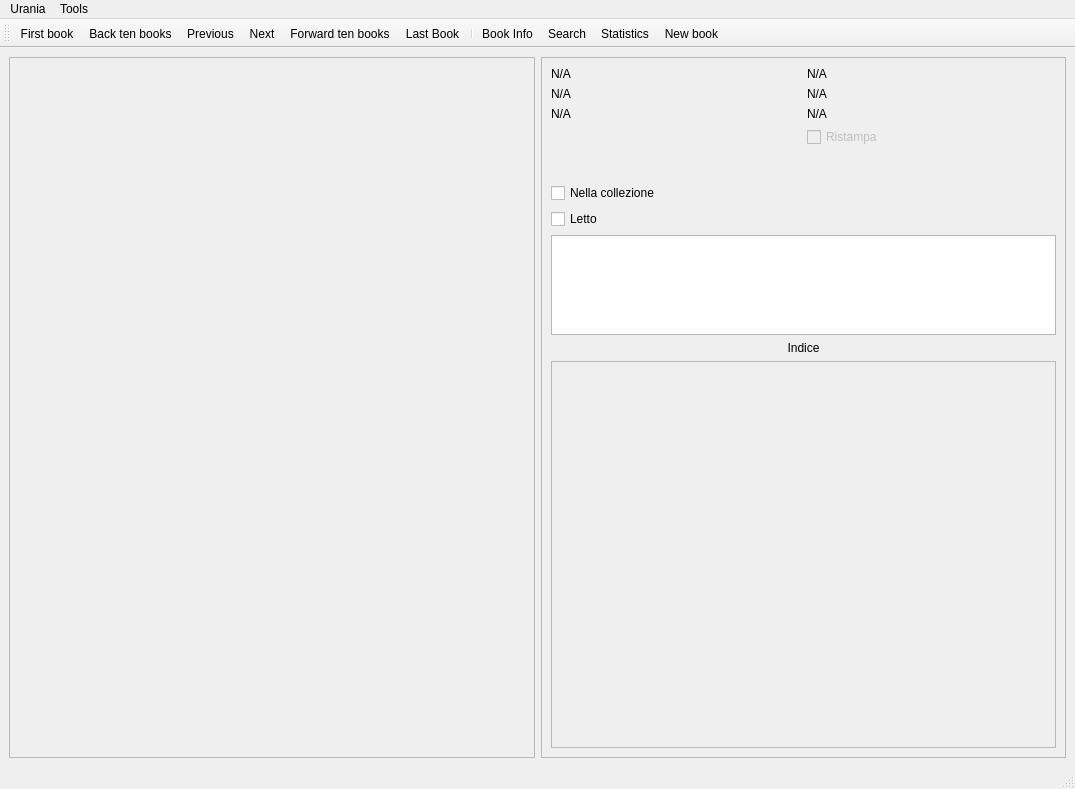
<?xml version="1.0" encoding="UTF-8"?>
<ui version="4.0">
 <class>MainWindow</class>
 <widget class="QMainWindow" name="MainWindow">
  <property name="geometry">
   <rect>
    <x>0</x>
    <y>0</y>
    <width>1075</width>
    <height>789</height>
   </rect>
  </property>
  <property name="windowTitle">
   <string>Urania</string>
  </property>
  <widget class="QWidget" name="centralwidget">
   <layout class="QGridLayout" name="gridLayout">
    <item row="0" column="0">
     <widget class="QFrame" name="frame_2">
      <property name="frameShape">
       <enum>QFrame::StyledPanel</enum>
      </property>
      <property name="frameShadow">
       <enum>QFrame::Raised</enum>
      </property>
      <layout class="QHBoxLayout" name="horizontalLayout">
       <item>
        <widget class="QLabel" name="cover_img">
         <property name="minimumSize">
          <size>
           <width>458</width>
           <height>669</height>
          </size>
         </property>
         <property name="maximumSize">
          <size>
           <width>458</width>
           <height>669</height>
          </size>
         </property>
         <property name="text">
          <string/>
         </property>
         <property name="scaledContents">
          <bool>true</bool>
         </property>
        </widget>
       </item>
      </layout>
     </widget>
    </item>
    <item row="0" column="1">
     <widget class="QFrame" name="frame">
      <property name="frameShape">
       <enum>QFrame::StyledPanel</enum>
      </property>
      <property name="frameShadow">
       <enum>QFrame::Raised</enum>
      </property>
      <layout class="QGridLayout" name="gridLayout_2">
       <item row="0" column="0">
        <widget class="CopyableLabel" name="number">
         <property name="text">
          <string>N/A</string>
         </property>
         <property name="wordWrap">
          <bool>true</bool>
         </property>
        </widget>
       </item>
       <item row="2" column="1">
        <widget class="CopyableLabel" name="author">
         <property name="text">
          <string>N/A</string>
         </property>
         <property name="wordWrap">
          <bool>true</bool>
         </property>
        </widget>
       </item>
       <item row="5" column="0">
        <widget class="QCheckBox" name="owned">
         <property name="text">
          <string>Nella collezione</string>
         </property>
        </widget>
       </item>
       <item row="8" column="0" colspan="2">
        <widget class="QLabel" name="label">
         <property name="text">
          <string>Indice</string>
         </property>
         <property name="alignment">
          <set>Qt::AlignCenter</set>
         </property>
        </widget>
       </item>
       <item row="9" column="0" colspan="2">
        <widget class="QScrollArea" name="scrollArea">
         <property name="widgetResizable">
          <bool>true</bool>
         </property>
         <widget class="QWidget" name="scrollAreaWidgetContents_2">
          <property name="geometry">
           <rect>
            <x>0</x>
            <y>0</y>
            <width>503</width>
            <height>347</height>
           </rect>
          </property>
          <layout class="QVBoxLayout" name="verticalLayout">
           <item>
            <layout class="QGridLayout" name="indexLayout" rowstretch="0" columnstretch="0" rowminimumheight="0" columnminimumwidth="0">
             <property name="leftMargin">
              <number>5</number>
             </property>
             <property name="topMargin">
              <number>5</number>
             </property>
             <property name="rightMargin">
              <number>5</number>
             </property>
             <property name="bottomMargin">
              <number>5</number>
             </property>
             <property name="spacing">
              <number>5</number>
             </property>
            </layout>
           </item>
           <item>
            <spacer name="verticalSpacer">
             <property name="orientation">
              <enum>Qt::Vertical</enum>
             </property>
             <property name="sizeHint" stdset="0">
              <size>
               <width>20</width>
               <height>40</height>
              </size>
             </property>
            </spacer>
           </item>
          </layout>
         </widget>
        </widget>
       </item>
       <item row="6" column="0">
        <widget class="QCheckBox" name="read">
         <property name="text">
          <string>Letto</string>
         </property>
        </widget>
       </item>
       <item row="4" column="0" colspan="2">
        <layout class="QGridLayout" name="gridLayout_4" rowstretch="0" columnstretch="0,0" rowminimumheight="0" columnminimumwidth="0,0">
         <property name="leftMargin">
          <number>5</number>
         </property>
         <property name="topMargin">
          <number>5</number>
         </property>
         <property name="rightMargin">
          <number>5</number>
         </property>
         <property name="bottomMargin">
          <number>5</number>
         </property>
         <property name="spacing">
          <number>5</number>
         </property>
         <item row="0" column="0">
          <widget class="QLabel" name="synopsis_image">
           <property name="text">
            <string/>
           </property>
          </widget>
         </item>
         <item row="0" column="1">
          <widget class="QLabel" name="synopsis">
           <property name="minimumSize">
            <size>
             <width>0</width>
             <height>0</height>
            </size>
           </property>
           <property name="text">
            <string/>
           </property>
           <property name="alignment">
            <set>Qt::AlignJustify|Qt::AlignTop</set>
           </property>
           <property name="wordWrap">
            <bool>true</bool>
           </property>
           <property name="margin">
            <number>5</number>
           </property>
          </widget>
         </item>
        </layout>
       </item>
       <item row="7" column="0" colspan="2">
        <widget class="QTextEdit" name="comment">
         <property name="minimumSize">
          <size>
           <width>0</width>
           <height>100</height>
          </size>
         </property>
         <property name="maximumSize">
          <size>
           <width>16777215</width>
           <height>100</height>
          </size>
         </property>
        </widget>
       </item>
       <item row="0" column="1">
        <widget class="CopyableLabel" name="title_ita">
         <property name="text">
          <string>N/A</string>
         </property>
         <property name="wordWrap">
          <bool>true</bool>
         </property>
        </widget>
       </item>
       <item row="3" column="1">
        <widget class="QCheckBox" name="reprint">
         <property name="enabled">
          <bool>false</bool>
         </property>
         <property name="text">
          <string>Ristampa</string>
         </property>
        </widget>
       </item>
       <item row="1" column="0">
        <widget class="CopyableLabel" name="date_pub">
         <property name="text">
          <string>N/A</string>
         </property>
         <property name="wordWrap">
          <bool>true</bool>
         </property>
        </widget>
       </item>
       <item row="2" column="0">
        <widget class="CopyableLabel" name="cover_author">
         <property name="text">
          <string>N/A</string>
         </property>
         <property name="wordWrap">
          <bool>true</bool>
         </property>
        </widget>
       </item>
       <item row="1" column="1">
        <widget class="CopyableLabel" name="title_orig">
         <property name="text">
          <string>N/A</string>
         </property>
        </widget>
       </item>
      </layout>
     </widget>
    </item>
   </layout>
  </widget>
  <widget class="QMenuBar" name="menubar">
   <property name="geometry">
    <rect>
     <x>0</x>
     <y>0</y>
     <width>1075</width>
     <height>21</height>
    </rect>
   </property>
   <widget class="QMenu" name="menuUrania">
    <property name="title">
     <string>Urania</string>
    </property>
    <addaction name="actionPrevious"/>
    <addaction name="actionNext"/>
   </widget>
   <widget class="QMenu" name="menuTools">
    <property name="title">
     <string>Tools</string>
    </property>
    <widget class="QMenu" name="menuImport">
     <property name="title">
      <string>Import</string>
     </property>
     <addaction name="actionImportFromFile"/>
     <addaction name="actionImport_from_web"/>
    </widget>
    <addaction name="menuImport"/>
   </widget>
   <addaction name="menuUrania"/>
   <addaction name="menuTools"/>
  </widget>
  <widget class="QStatusBar" name="statusbar"/>
  <widget class="QToolBar" name="toolBar">
   <property name="windowTitle">
    <string>toolBar</string>
   </property>
   <attribute name="toolBarArea">
    <enum>TopToolBarArea</enum>
   </attribute>
   <attribute name="toolBarBreak">
    <bool>false</bool>
   </attribute>
   <addaction name="actionFirstBook"/>
   <addaction name="actionBackTenBooks"/>
   <addaction name="actionPrevious"/>
   <addaction name="actionNext"/>
   <addaction name="actionForwardTenBooks"/>
   <addaction name="actionLastBook"/>
   <addaction name="separator"/>
   <addaction name="actionBookInfo"/>
   <addaction name="actionSearch"/>
   <addaction name="actionStatistics"/>
   <addaction name="actionNewBook"/>
  </widget>
  <action name="actionPrevious">
   <property name="icon">
    <iconset resource="../res/qdarkstyle/qdarkstyle.qrc">
     <normaloff>:/qss_icons/rc/arrow_left_focus.png</normaloff>:/qss_icons/rc/arrow_left_focus.png</iconset>
   </property>
   <property name="text">
    <string>Previous</string>
   </property>
   <property name="toolTip">
    <string>Previous ( ALT + Left )</string>
   </property>
  </action>
  <action name="actionNext">
   <property name="icon">
    <iconset resource="../res/qdarkstyle/qdarkstyle.qrc">
     <normaloff>:/qss_icons/rc/arrow_right_focus.png</normaloff>:/qss_icons/rc/arrow_right_focus.png</iconset>
   </property>
   <property name="text">
    <string>Next</string>
   </property>
   <property name="toolTip">
    <string>Next  ( ALT + Right )</string>
   </property>
  </action>
  <action name="actionImportFromFile">
   <property name="icon">
    <iconset resource="../res/img/img.qrc">
     <normaloff>:/images/file-import-outline.svg</normaloff>:/images/file-import-outline.svg</iconset>
   </property>
   <property name="text">
    <string>From file...</string>
   </property>
  </action>
  <action name="actionImport_from_web">
   <property name="icon">
    <iconset resource="../res/img/img.qrc">
     <normaloff>:/images/import.svg</normaloff>:/images/import.svg</iconset>
   </property>
   <property name="text">
    <string>From web...</string>
   </property>
  </action>
  <action name="actionBackTenBooks">
   <property name="icon">
    <iconset resource="../res/qdarkstyle/qdarkstyle.qrc">
     <normaloff>:/qss_icons/rc/arrow_rewind.png</normaloff>:/qss_icons/rc/arrow_rewind.png</iconset>
   </property>
   <property name="text">
    <string>Back ten books</string>
   </property>
  </action>
  <action name="actionForwardTenBooks">
   <property name="icon">
    <iconset resource="../res/qdarkstyle/qdarkstyle.qrc">
     <normaloff>:/qss_icons/rc/arrow_ff.png</normaloff>:/qss_icons/rc/arrow_ff.png</iconset>
   </property>
   <property name="text">
    <string>Forward ten books</string>
   </property>
  </action>
  <action name="actionFirstBook">
   <property name="icon">
    <iconset resource="../res/qdarkstyle/qdarkstyle.qrc">
     <normaloff>:/qss_icons/rc/arrow_first.png</normaloff>:/qss_icons/rc/arrow_first.png</iconset>
   </property>
   <property name="text">
    <string>First book</string>
   </property>
  </action>
  <action name="actionLastBook">
   <property name="icon">
    <iconset resource="../res/qdarkstyle/qdarkstyle.qrc">
     <normaloff>:/qss_icons/rc/arrow_last.png</normaloff>:/qss_icons/rc/arrow_last.png</iconset>
   </property>
   <property name="text">
    <string>Last Book</string>
   </property>
  </action>
  <action name="actionSearch">
   <property name="icon">
    <iconset resource="../res/qdarkstyle/qdarkstyle.qrc">
     <normaloff>:/qss_icons/rc/search.png</normaloff>:/qss_icons/rc/search.png</iconset>
   </property>
   <property name="text">
    <string>Search</string>
   </property>
  </action>
  <action name="actionStatistics">
   <property name="icon">
    <iconset resource="../res/qdarkstyle/qdarkstyle.qrc">
     <normaloff>:/qss_icons/rc/statistics.png</normaloff>:/qss_icons/rc/statistics.png</iconset>
   </property>
   <property name="text">
    <string>Statistics</string>
   </property>
  </action>
  <action name="actionNewBook">
   <property name="icon">
    <iconset resource="../res/qdarkstyle/qdarkstyle.qrc">
     <normaloff>:/qss_icons/rc/new.png</normaloff>:/qss_icons/rc/new.png</iconset>
   </property>
   <property name="text">
    <string>New book</string>
   </property>
  </action>
  <action name="actionBookInfo">
   <property name="icon">
    <iconset resource="../res/qdarkstyle/qdarkstyle.qrc">
     <normaloff>:/qss_icons/rc/info.png</normaloff>:/qss_icons/rc/info.png</iconset>
   </property>
   <property name="text">
    <string>Book Info</string>
   </property>
  </action>
 </widget>
 <customwidgets>
  <customwidget>
   <class>CopyableLabel</class>
   <extends>QLabel</extends>
   <header>CopyableLabel.h</header>
  </customwidget>
 </customwidgets>
 <resources>
  <include location="../res/img/img.qrc"/>
  <include location="../res/qdarkstyle/qdarkstyle.qrc"/>
 </resources>
 <connections/>
</ui>
